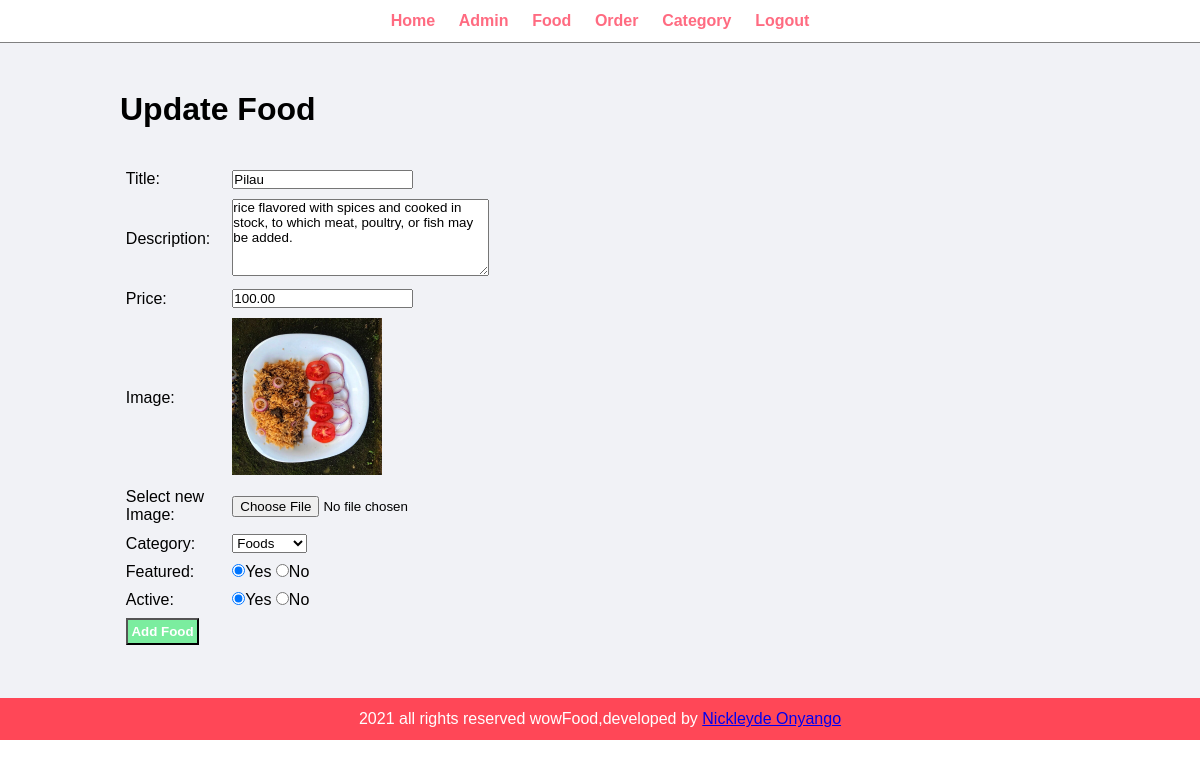
/admin/update-food.php?id=28 (signed in), run on the app's committed database.
### tables this page shows
CREATE TABLE `tbl_food` (
  `id` int(10) UNSIGNED NOT NULL,
  `title` varchar(100) NOT NULL,
  `description` text NOT NULL,
  `price` decimal(10,2) NOT NULL,
  `image_name` varchar(255) NOT NULL,
  `category_id` int(10) UNSIGNED NOT NULL,
  `featured` varchar(10) NOT NULL,
  `active` varchar(10) NOT NULL
);

CREATE TABLE `tbl_category` (
  `id` int(10) UNSIGNED NOT NULL,
  `title` varchar(100) NOT NULL,
  `image_name` varchar(255) NOT NULL,
  `featured` varchar(10) NOT NULL,
  `active` varchar(10) NOT NULL
);

### admin/update-food.php (the view, shortened to what this page needs)
<?php
include("partials/menu.php");
?>
<div class="main-content">
    <div class="wrapper">
        <h1>Update Food</h1>
        <br><br>
        <?php
        if(isset($_GET['id'])){
            $id = $_GET['id'];
            $sql2 = "SELECT * FROM tbl_food where id = $id";
            $res2 = mysqli_query($conn,$sql2);
            $count = mysqli_num_rows($res2);
            if($count == 1){
            $row2 = mysqli_fetch_assoc($res2);
            $current_title = $row2['title'];
            $description = $row2['description'];
            $price = $row2['price'];
            $current_image = $row2['image_name'];
            $current_category = $row2['category_id'];
            $featured = $row2['featured'];
            $active = $row2['active'];
            }
            else {
                $_SESSION['food-not-found'] = "<div class='error'>Food was not found.</div>";
                header("location:".SITEURL."admin/manage-food.php");
            }
        } else {
            header("location:".SITEURL."admin/manage-food.php");
        }
?>
        <form action="" method="post" enctype="multipart/form-data">
            <table class="tbl-30">
            <tr>
                  <td>Title:</td>
                  <td>
                      <input type="text"  name="title" placeholder="Food's title" value="<?php echo $current_title;?>">
                  </td>
              </tr>
              <tr>
                  <td>Description:</td>
                  <td>
                     <textarea name="description"  cols="30" rows="5" placeholder="Description""><?php echo $description;?></textarea>
                  </td>
              </tr>
              <tr>
                  <td>Price:</td>
                  <td>
                      <input type="number"  name="price" placeholder="Price" value="<?php echo $price;?>">
                  </td>
              </tr>
              <tr>
                <td>Image:</td>
                  <td>
                    <?php
                    if($current_image !=""){
                       ?>
                       <img src="<?php echo SITEURL;?>images/food/<?php echo $current_image;?>" width="150px">
                       <?php
                    } else {
                        echo "<div class='error'>Image is not available</div>";
                    }
                    ?>
                  </td>
              </tr>
              <tr>
                <td>Select new Image:</td>
                  <td>
                      <input type="file"  name="image" >
                  </td>
              </tr>
              <tr>
                  <td>Category:</td>
                  <td>
                      <select name="category">
                          <?php
                          $sql = "SELECT * FROM tbl_category where active = 'Yes'";
                          $res = mysqli_query($conn,$sql);
                          $count = mysqli_num_rows($res);
                          if($count > 0){
                              while ($row = mysqli_fetch_assoc($res) ){
                                  $category_id = $row['id'];
                                  $category_title = $row['title'];
                                  ?>
                                   <option <?php if($current_category == $category_id){echo "selected";}?>  value="<?php echo $category_id;?>"><?php echo $category_title;?></option>
                                  <?php
                              }
                          } else {
                              ?>
                               <option value="0">No categories available!</option>
                              <?php
                          }
                          ?>
                      </select>
                  </td>
              </tr>
              <tr>
                  <td>Featured:</td>
                  <td>
                        <input <?php if($featured == "Yes"){echo "checked";}?>    type="radio" name= "featured" value="Yes">Yes
                        <input <?php if($featured == "No"){echo "checked";}?>    type="radio" name= "featured" value="No">No
                  </td>
              </tr>
              <tr>
                  <td>Active:</td>
                  <td>
                        <input <?php if($active == "Yes"){echo "checked";}?> type="radio" name="active" value="Yes">Yes
                        <input <?php if($active == "No"){echo "checked";}?> type="radio" name="active" value="No">No
                  </td>
              </tr>
              <tr>
                  <td colspan="2">
                   <input type="submit" name="submit" value="Add Food" class="btn-secondary">
                  </td>
              </tr>
            </table>
        </form>
    </div>
</div>
<?php
include("partials/footer.php");
?>

### css/admin.css (style rules this page uses)
* { margin: 0; padding: 0; font-family: Arial, Helvetica, sans-serif; }
.wrapper { width: 80%; padding: 1%; margin: 0 auto; }
.tbl-30 { width: 30%; }
table tr td { padding: 1%; padding-right: 20px; text-align: left; }
.btn-secondary { background-color: #7bed9f; color: #fff; padding: 1%; text-decoration: none; font-weight: bold; }
.main-content { background-color: #f1f2f6; padding: 3% 0; }

### data on the page
tbl_food: title "Pilau", description "rice flavored with spices and cooked in stock, to which meat, poultry, or fish may be added.", price "100.00", image_name (picture), category "Foods", featured "☑", active "☑"
